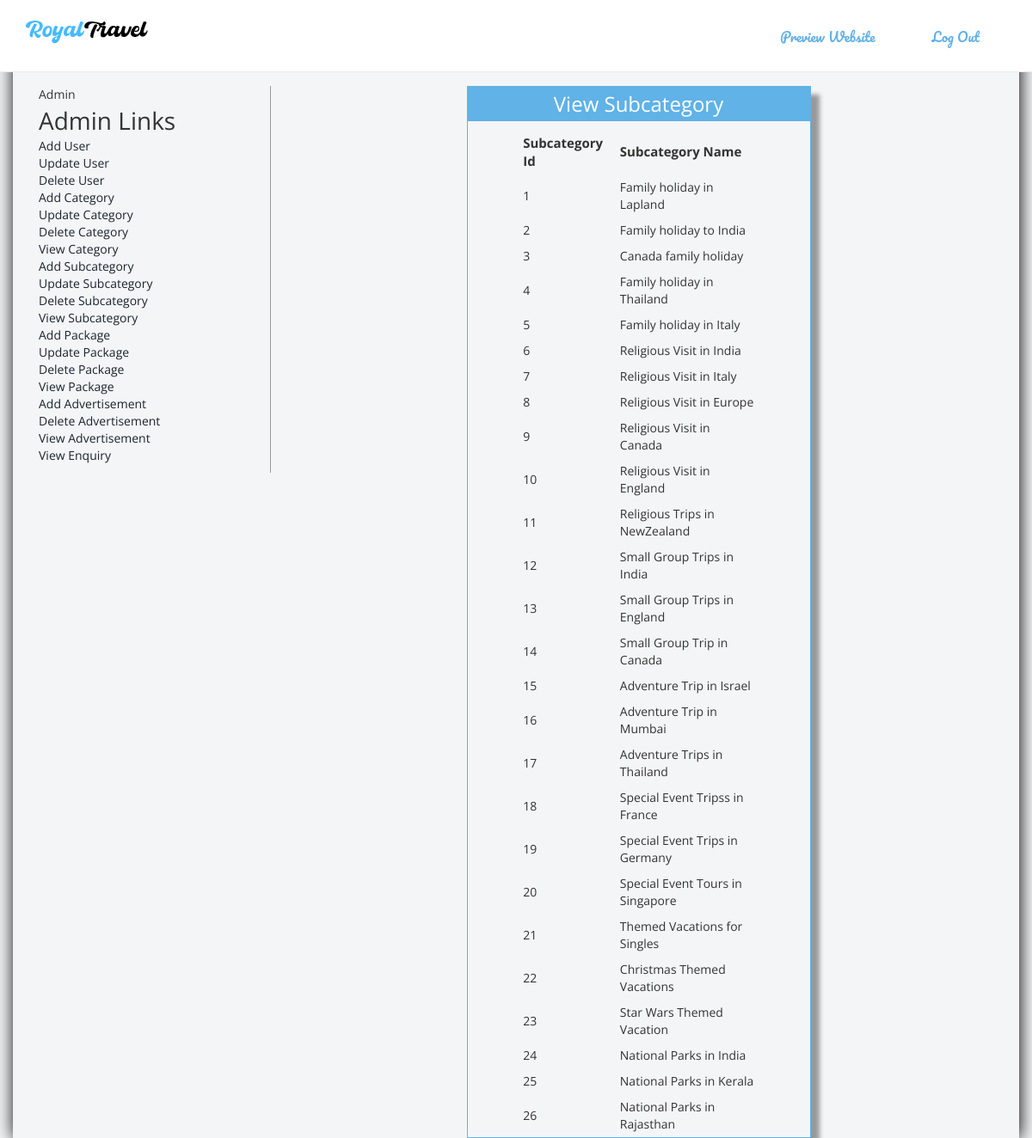
The page /Admin/viewsubcategory.php (signed in) on the database its author committed.
### tables this page shows
CREATE TABLE `subcategory` (
  `Subcatid` int(200) NOT NULL,
  `Subcatname` varchar(1000) NOT NULL,
  `Catid` int(200) NOT NULL,
  `Pic` varchar(8000) NOT NULL,
  `Detail` varchar(8000) NOT NULL
);

### Admin/viewsubcategory.php (the view, shortened to what this page needs)
<!DOCTYPE html>
<html>
<head>
<link href="style.css" rel="stylesheet" type="text/css" />
<link href="../css/bootstrap.css" rel='stylesheet' type='text/css'/>
<link href="../css/style.css" rel="stylesheet" type="text/css" media="all"/>
<link href="../css/animate.css" rel="stylesheet" type="text/css" media="all">
</head>
<body>
<?php include('function.php'); ?>
<?php include('top.php'); ?>
<div style="padding-top:100px; box-shadow:1px 1px 20px black; min-height:570px" class="container">
<div class="col-sm-3" style="border-right:1px solid #999; min-height:450px;">
<?php include('left.php'); ?>
<div class="col-sm-9">
<form method="post">
<table border="0" width="400px" height="300px" align="center" class="tableshadow">
<tr><td class="toptd">View Subcategory</td></tr>
<tr><td align="center" valign="top" style="padding-top:10px;">
<table border="0" align="center" width="70%" >
<tr><td style="font-size:15px; padding:5px; font-weight:bold;">Subcategory Id</td>
<td style="font-size:15px; padding:5px; font-weight:bold;">Subcategory Name</td></tr>
<?php
$s="select * from subcategory";
$result=mysqli_query($cn,$s);
while($data=mysqli_fetch_array($result))
{
		echo "<tr><td style=' padding:5px;'>$data[0]</td><td style=' padding:5px;'>$data[1]</td></tr>";
}
?>
</table>
</td></tr></table>
</form>
</div>
</body>
</html>

### Admin/style.css (style rules this page uses)
.tableshadow { box-shadow:10px 10px 5px #999; padding-top:40px; border:solid 1px #60b2e7 }
.toptd { color:white; font-size:24px; text-align:center; height:40px; background-color:#60b2e7 }

### css/style.css (style rules this page uses)
body { margin:0; padding:0; background: #f4f5f7; -webkit-appearance: none; font-family: 'Open Sans', sans-serif; }
.container:after { content: "\0020"; display: block; height: 0; clear: both; visibility: hidden; }

### rows shown on the page
subcategory: Subcatid "1", Subcatname "Family holiday in Lapland"
subcategory: Subcatid "2", Subcatname "Family holiday to India"
subcategory: Subcatid "3", Subcatname "Canada family holiday"
subcategory: Subcatid "4", Subcatname "Family holiday in Thailand"
subcategory: Subcatid "5", Subcatname "Family holiday in Italy"
subcategory: Subcatid "6", Subcatname "Religious Visit in India"
subcategory: Subcatid "7", Subcatname "Religious Visit in Italy"
subcategory: Subcatid "8", Subcatname "Religious Visit in Europe"
subcategory: Subcatid "9", Subcatname "Religious Visit in Canada"
subcategory: Subcatid "10", Subcatname "Religious Visit in England"
subcategory: Subcatid "11", Subcatname "Religious Trips in NewZealand"
subcategory: Subcatid "12", Subcatname "Small Group Trips in India"
subcategory: Subcatid "13", Subcatname "Small Group Trips in England"
subcategory: Subcatid "14", Subcatname "Small Group Trip in Canada"
subcategory: Subcatid "15", Subcatname "Adventure Trip in Israel"
subcategory: Subcatid "16", Subcatname "Adventure Trip in Mumbai"
subcategory: Subcatid "17", Subcatname "Adventure Trips in Thailand"
subcategory: Subcatid "18", Subcatname "Special Event Tripss in France"
subcategory: Subcatid "19", Subcatname "Special Event Trips in Germany"
subcategory: Subcatid "20", Subcatname "Special Event Tours in Singapore"
subcategory: Subcatid "21", Subcatname "Themed Vacations for Singles"
subcategory: Subcatid "22", Subcatname "Christmas Themed Vacations"
subcategory: Subcatid "23", Subcatname "Star Wars Themed Vacation"
subcategory: Subcatid "24", Subcatname "National Parks in India"
subcategory: Subcatid "25", Subcatname "National Parks in Kerala"
subcategory: Subcatid "26", Subcatname "National Parks in Rajasthan"
